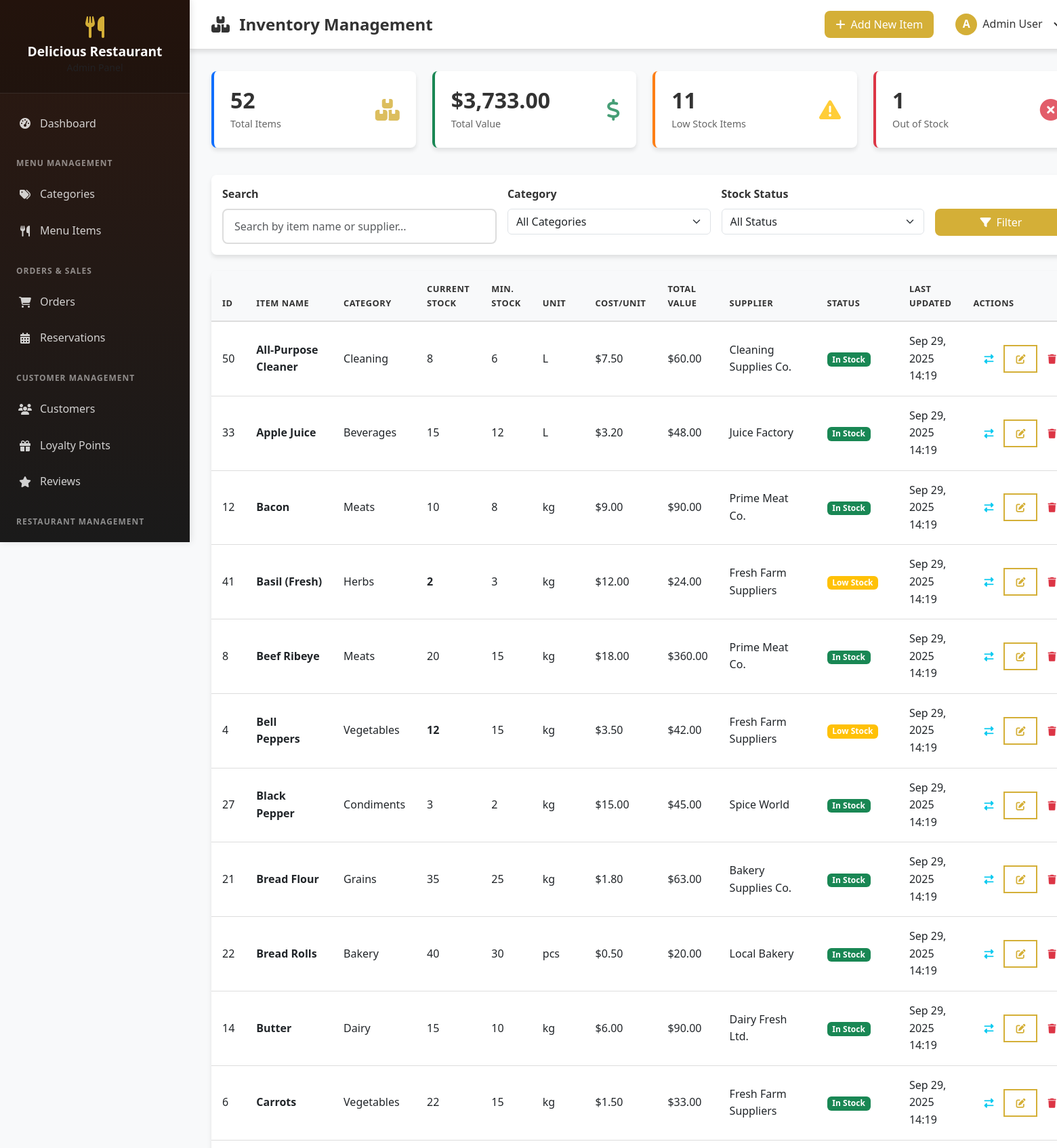
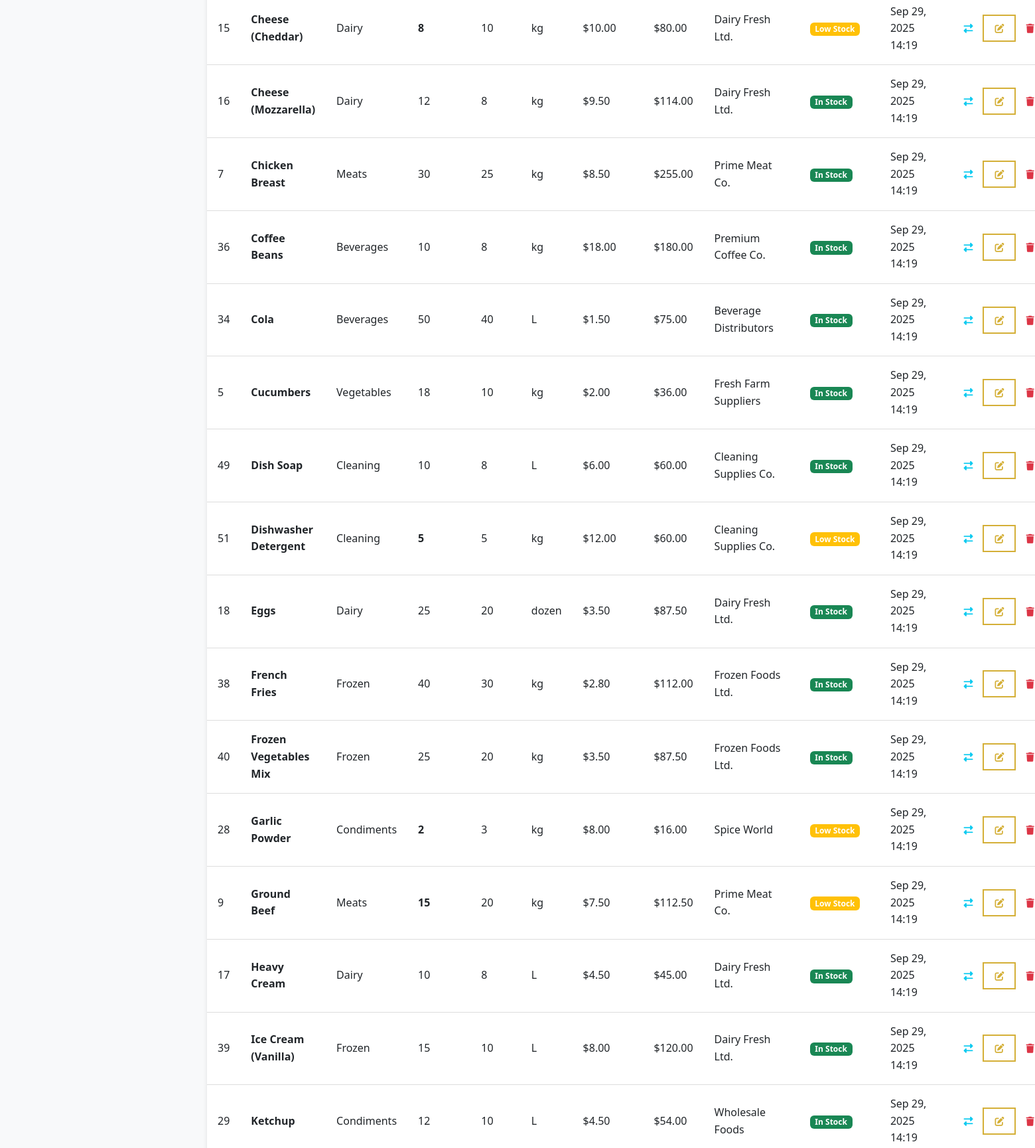
The page /admin/inventory.php (signed in, upper part) on the database its author committed (2 pictures, top to bottom).
### tables this page shows
CREATE TABLE inventory (
    id INT PRIMARY KEY AUTO_INCREMENT,
    item_name VARCHAR(100) NOT NULL,
    category VARCHAR(50),
    current_stock INT NOT NULL DEFAULT 0,
    minimum_stock INT NOT NULL DEFAULT 10,
    unit VARCHAR(20) NOT NULL,  
    cost_per_unit DECIMAL(10,2),
    supplier VARCHAR(100),
    last_updated TIMESTAMP DEFAULT CURRENT_TIMESTAMP ON UPDATE CURRENT_TIMESTAMP
);

### includes/config.php (called while the page is built, shortened)
<?php
function formatPrice($price) {
    return '$' . number_format((float)$price, 2);
}
function formatDateTime($datetime) {
    return date('M d, Y H:i', strtotime($datetime));
}
?>

### admin/inventory.php (the view, shortened to what this page needs)
<?php
require_once '../includes/config.php';
$conn = getDBConnection();
$search = $_GET['search'] ?? '';
$query = "SELECT * FROM inventory WHERE 1=1";
$params = [];
$query .= " ORDER BY item_name ASC";
$stmt = $conn->prepare($query);
$stmt->execute($params);
$inventory_items = $stmt->fetchAll();
$total_items_stmt = $conn->query("SELECT COUNT(*) as total FROM inventory");
$total_items = $total_items_stmt->fetch()['total'];
$low_stock_stmt = $conn->query("SELECT COUNT(*) as total FROM inventory WHERE current_stock <= minimum_stock");
$low_stock_count = $low_stock_stmt->fetch()['total'];
$out_of_stock_stmt = $conn->query("SELECT COUNT(*) as total FROM inventory WHERE current_stock = 0");
$out_of_stock_count = $out_of_stock_stmt->fetch()['total'];
$total_value_stmt = $conn->query("SELECT SUM(current_stock * cost_per_unit) as total FROM inventory");
$total_value = $total_value_stmt->fetch()['total'] ?? 0;
?>
<!DOCTYPE html>
<html lang="en">
<head>
    <link href="https://cdn.jsdelivr.net/npm/bootstrap@5.3.0/dist/css/bootstrap.min.css" rel="stylesheet">
    <link href="https://cdnjs.cloudflare.com/ajax/libs/font-awesome/6.4.0/css/all.min.css" rel="stylesheet">
    <link href="../assets/css/admin.css" rel="stylesheet">
</head>
<body>
    <?php
    $header_actions = '
        <button class="btn btn-primary" data-bs-toggle="modal" data-bs-target="#addItemModal">
            <i class="fas fa-plus me-2"></i>Add New Item
        </button>';
    ?>
    <div class="admin-wrapper">
        <?php include 'includes/sidebar.php'; ?>
        <div class="admin-content">
            <?php include 'includes/header.php'; ?>
            <main class="main-content">
                <div class="row mb-4">
                    <div class="col-lg-3 col-md-6 mb-3">
                        <div class="stats-card inventory-card" style="border-left-color: #0d6efd;">
                            <div class="d-flex justify-content-between align-items-center">
                                <div>
                                    <h3 class="stats-number mb-1"><?php echo $total_items; ?></h3>
                                    <p class="stats-label mb-0">Total Items</p>
                                </div>
                                <i class="fas fa-boxes stat-icon text-primary"></i>
                            </div>
                        </div>
                    </div>
                    <div class="col-lg-3 col-md-6 mb-3">
                        <div class="stats-card inventory-card" style="border-left-color: #198754;">
                            <div class="d-flex justify-content-between align-items-center">
                                <div>
                                    <h3 class="stats-number mb-1"><?php echo formatPrice($total_value); ?></h3>
                                    <p class="stats-label mb-0">Total Value</p>
                                </div>
                                <i class="fas fa-dollar-sign stat-icon text-success"></i>
                            </div>
                        </div>
                    </div>
                    <div class="col-lg-3 col-md-6 mb-3">
                        <div class="stats-card inventory-card" style="border-left-color: #fd7e14;">
                            <div class="d-flex justify-content-between align-items-center">
                                <div>
                                    <h3 class="stats-number mb-1"><?php echo $low_stock_count; ?></h3>
                                    <p class="stats-label mb-0">Low Stock Items</p>
                                </div>
                                <i class="fas fa-exclamation-triangle stat-icon text-warning"></i>
                            </div>
                        </div>
                    </div>
                    <div class="col-lg-3 col-md-6 mb-3">
                        <div class="stats-card inventory-card" style="border-left-color: #dc3545;">
                            <div class="d-flex justify-content-between align-items-center">
                                <div>
                                    <h3 class="stats-number mb-1"><?php echo $out_of_stock_count; ?></h3>
                                    <p class="stats-label mb-0">Out of Stock</p>
                                </div>
                                <i class="fas fa-times-circle stat-icon text-danger"></i>
                            </div>
                        </div>
                    </div>
                </div>
                <div class="data-table mb-4">
                    <div class="p-3">
                        <form method="GET" class="row g-3">
                            <div class="col-md-4">
                                <label class="form-label">Search</label>
                                <input type="text" name="search" class="form-control"
                                       placeholder="Search by item name or supplier..."
                                       value="<?php echo htmlspecialchars($search); ?>">
                            </div>
                            <div class="col-md-3">
                                <label class="form-label">Category</label>
                                <select name="category" class="form-select">
                                    <option value="">All Categories</option>
                                </select>
                            </div>
                            <div class="col-md-3">
                                <label class="form-label">Stock Status</label>
                                <select name="stock_status" class="form-select">
                                    <option value="">All Status</option>
                                </select>
                            </div>
                            <div class="col-md-2">
                                <label class="form-label">&nbsp;</label>
                                <button type="submit" class="btn btn-primary w-100">
                                    <i class="fas fa-filter me-2"></i>Filter
                                </button>
                            </div>
                        </form>
                    </div>
                </div>
                <div class="data-table">
                    <div class="table-responsive">
                        <table class="table table-hover mb-0">
                            <thead>
                                <tr>
                                    <th>ID</th>
                                    <th>Item Name</th>
                                    <th>Category</th>
                                    <th>Current Stock</th>
                                    <th>Min. Stock</th>
                                    <th>Unit</th>
                                    <th>Cost/Unit</th>
                                    <th>Total Value</th>
                                    <th>Supplier</th>
                                    <th>Status</th>
                                    <th>Last Updated</th>
                                    <th>Actions</th>
                                </tr>
                            </thead>
                            <tbody>
                                <?php if (!empty($inventory_items)): ?>
                                    <?php foreach ($inventory_items as $item): ?>
                                        <?php
                                        $stock_class = '';
                                        $status_badge = '';
                                        if ($item['current_stock'] == 0) {
                                            $stock_class = 'stock-critical';
                                            $status_badge = '<span class="badge bg-danger">Out of Stock</span>';
                                        } elseif ($item['current_stock'] <= $item['minimum_stock']) {
                                            $stock_class = 'stock-low';
                                            $status_badge = '<span class="badge bg-warning">Low Stock</span>';
                                        } else {
                                            $stock_class = 'stock-good';
                                            $status_badge = '<span class="badge bg-success">In Stock</span>';
                                        }
                                        $total_value = $item['current_stock'] * $item['cost_per_unit'];
                                        ?>
                                        <tr>
                                            <td><?php echo $item['id']; ?></td>
                                            <td><strong><?php echo htmlspecialchars($item['item_name']); ?></strong></td>
                                            <td><?php echo htmlspecialchars($item['category'] ?? 'N/A'); ?></td>
                                            <td class="<?php echo $stock_class; ?>">
                                                <?php echo $item['current_stock']; ?>
                                            </td>
                                            <td><?php echo $item['minimum_stock']; ?></td>
                                            <td><?php echo htmlspecialchars($item['unit']); ?></td>
                                            <td><?php echo formatPrice($item['cost_per_unit']); ?></td>
                                            <td><?php echo formatPrice($total_value); ?></td>
                                            <td><?php echo htmlspecialchars($item['supplier'] ?? 'N/A'); ?></td>
                                            <td><?php echo $status_badge; ?></td>
                                            <td><?php echo formatDateTime($item['last_updated']); ?></td>
                                            <td>
                                                <div class="btn-group btn-group-sm">
                                                    <button class="btn btn-outline-info"
                                                            onclick="openAdjustModal(<?php echo htmlspecialchars(json_encode($item)); ?>)"
                                                            title="Adjust Stock">
                                                        <i class="fas fa-exchange-alt"></i>
                                                    </button>
                                                    <button class="btn btn-outline-primary"
                                                            onclick="openEditModal(<?php echo htmlspecialchars(json_encode($item)); ?>)"
                                                            title="Edit">
                                                        <i class="fas fa-edit"></i>
                                                    </button>
                                                    <button class="btn btn-outline-danger"
                                                            onclick="deleteItem(<?php echo $item['id']; ?>)"
                                                            title="Delete">
                                                        <i class="fas fa-trash"></i>
                                                    </button>
                                                </div>
                                            </td>
                                        </tr>
                                    <?php endforeach; ?>
                                <?php endif; ?>
                            </tbody>
                        </table>
                    </div>
                </div>
            </main>
        </div>
    </div>
</body>
</html>

### assets/css/admin.css (style rules this page uses)
:root { --primary-color: #d4af37; --primary-dark: #b8941f; --secondary-color: #2c1810; --background-dark: #1a1a1a; --background-light: #f8f9fa; --text-dark: #333; --text-light: #666; --text-white: #fff; --border-color: #ddd; --success-color: #28a745; --warning-color: #ffc107; --danger-color: #dc3545; --info-color: #17a2b8; --shadow: 0 4px 6px rgba(0, 0, 0, 0.1); --shadow-hover: 0 8px 15px rgba(0, 0, 0, 0.2); --border-radius: 8px; --transition: all 0.3s ease; }
* { margin: 0; padding: 0; box-sizing: border-box; }
body { font-family: 'Segoe UI', Tahoma, Geneva, Verdana, sans-serif; background-color: var(--background-light); color: var(--text-dark); line-height: 1.6; }
.form-label { color: var(--text-dark); font-weight: 600; margin-bottom: 0.5rem; }
.form-control { border: 2px solid var(--border-color); border-radius: var(--border-radius); padding: 0.75rem 1rem; transition: var(--transition); font-size: 1rem; }
.admin-wrapper { display: flex; min-height: 100vh; }
.admin-content { flex: 1; margin-left: 280px; background: var(--background-light); min-height: 100vh; }
.main-content { padding: 2rem; }
.stats-card { background: var(--text-white); border-radius: var(--border-radius); padding: 1.5rem; box-shadow: var(--shadow); transition: var(--transition); border-left: 4px solid var(--primary-color); height: 100%; }
.stats-number { font-size: 2rem; font-weight: bold; color: var(--text-dark); margin: 0; }
.stats-label { color: var(--text-light); margin: 0; font-size: 0.9rem; }
.data-table { background: var(--text-white); border-radius: var(--border-radius); overflow: hidden; box-shadow: var(--shadow); margin-top: 1.5rem; }
.table { margin: 0; }
.table thead th { background: var(--background-light); border-bottom: 2px solid var(--border-color); font-weight: 600; color: var(--text-dark); padding: 1rem; text-transform: uppercase; font-size: 0.8rem; letter-spacing: 0.5px; }
.table tbody tr { transition: var(--transition); }
.table td { padding: 1rem; vertical-align: middle; border-bottom: 1px solid var(--border-color); }
.btn { border-radius: var(--border-radius); font-weight: 500; padding: 0.5rem 1rem; transition: var(--transition); border: none; cursor: pointer; }
.btn-primary { background: var(--primary-color); color: white; }
.btn-outline-primary { border: 2px solid var(--primary-color); color: var(--primary-color); background: transparent; }
.text-primary { color: var(--primary-color) !important; }

### admin/inventory.php (style rules this page uses)
.stock-low { color: #fd7e14; font-weight: bold; }
.stock-good { color: #28a745; }
.inventory-card { border-left: 4px solid; transition: transform 0.2s; }
.stat-icon { font-size: 2rem; opacity: 0.8; }

### rows shown on the page
inventory: id "50", item_name "All-Purpose Cleaner", category "Cleaning", current_stock "8", minimum_stock "6", unit "L", cost_per_unit "$7.50", formatPrice($total_value) "$60.00", supplier "Cleaning Supplies Co.", shows "In Stock", last_updated "Sep 29, 2025 14:19"
inventory: id "33", item_name "Apple Juice", category "Beverages", current_stock "15", minimum_stock "12", unit "L", cost_per_unit "$3.20", formatPrice($total_value) "$48.00", supplier "Juice Factory", shows "In Stock", last_updated "Sep 29, 2025 14:19"
inventory: id "12", item_name "Bacon", category "Meats", current_stock "10", minimum_stock "8", unit "kg", cost_per_unit "$9.00", formatPrice($total_value) "$90.00", supplier "Prime Meat Co.", shows "In Stock", last_updated "Sep 29, 2025 14:19"
inventory: id "41", item_name "Basil (Fresh)", category "Herbs", current_stock "2", minimum_stock "3", unit "kg", cost_per_unit "$12.00", formatPrice($total_value) "$24.00", supplier "Fresh Farm Suppliers", shows "Low Stock", last_updated "Sep 29, 2025 14:19"
inventory: id "8", item_name "Beef Ribeye", category "Meats", current_stock "20", minimum_stock "15", unit "kg", cost_per_unit "$18.00", formatPrice($total_value) "$360.00", supplier "Prime Meat Co.", shows "In Stock", last_updated "Sep 29, 2025 14:19"
inventory: id "4", item_name "Bell Peppers", category "Vegetables", current_stock "12", minimum_stock "15", unit "kg", cost_per_unit "$3.50", formatPrice($total_value) "$42.00", supplier "Fresh Farm Suppliers", shows "Low Stock", last_updated "Sep 29, 2025 14:19"
inventory: id "27", item_name "Black Pepper", category "Condiments", current_stock "3", minimum_stock "2", unit "kg", cost_per_unit "$15.00", formatPrice($total_value) "$45.00", supplier "Spice World", shows "In Stock", last_updated "Sep 29, 2025 14:19"
inventory: id "21", item_name "Bread Flour", category "Grains", current_stock "35", minimum_stock "25", unit "kg", cost_per_unit "$1.80", formatPrice($total_value) "$63.00", supplier "Bakery Supplies Co.", shows "In Stock", last_updated "Sep 29, 2025 14:19"
inventory: id "22", item_name "Bread Rolls", category "Bakery", current_stock "40", minimum_stock "30", unit "pcs", cost_per_unit "$0.50", formatPrice($total_value) "$20.00", supplier "Local Bakery", shows "In Stock", last_updated "Sep 29, 2025 14:19"
inventory: id "14", item_name "Butter", category "Dairy", current_stock "15", minimum_stock "10", unit "kg", cost_per_unit "$6.00", formatPrice($total_value) "$90.00", supplier "Dairy Fresh Ltd.", shows "In Stock", last_updated "Sep 29, 2025 14:19"
inventory: id "6", item_name "Carrots", category "Vegetables", current_stock "22", minimum_stock "15", unit "kg", cost_per_unit "$1.50", formatPrice($total_value) "$33.00", supplier "Fresh Farm Suppliers", shows "In Stock", last_updated "Sep 29, 2025 14:19"
inventory: id "15", item_name "Cheese (Cheddar)", category "Dairy", current_stock "8", minimum_stock "10", unit "kg", cost_per_unit "$10.00", formatPrice($total_value) "$80.00", supplier "Dairy Fresh Ltd.", shows "Low Stock", last_updated "Sep 29, 2025 14:19"
inventory: id "16", item_name "Cheese (Mozzarella)", category "Dairy", current_stock "12", minimum_stock "8", unit "kg", cost_per_unit "$9.50", formatPrice($total_value) "$114.00", supplier "Dairy Fresh Ltd.", shows "In Stock", last_updated "Sep 29, 2025 14:19"
inventory: id "7", item_name "Chicken Breast", category "Meats", current_stock "30", minimum_stock "25", unit "kg", cost_per_unit "$8.50", formatPrice($total_value) "$255.00", supplier "Prime Meat Co.", shows "In Stock", last_updated "Sep 29, 2025 14:19"
inventory: id "36", item_name "Coffee Beans", category "Beverages", current_stock "10", minimum_stock "8", unit "kg", cost_per_unit "$18.00", formatPrice($total_value) "$180.00", supplier "Premium Coffee Co.", shows "In Stock", last_updated "Sep 29, 2025 14:19"
inventory: id "34", item_name "Cola", category "Beverages", current_stock "50", minimum_stock "40", unit "L", cost_per_unit "$1.50", formatPrice($total_value) "$75.00", supplier "Beverage Distributors", shows "In Stock", last_updated "Sep 29, 2025 14:19"
inventory: id "5", item_name "Cucumbers", category "Vegetables", current_stock "18", minimum_stock "10", unit "kg", cost_per_unit "$2.00", formatPrice($total_value) "$36.00", supplier "Fresh Farm Suppliers", shows "In Stock", last_updated "Sep 29, 2025 14:19"
inventory: id "49", item_name "Dish Soap", category "Cleaning", current_stock "10", minimum_stock "8", unit "L", cost_per_unit "$6.00", formatPrice($total_value) "$60.00", supplier "Cleaning Supplies Co.", shows "In Stock", last_updated "Sep 29, 2025 14:19"
inventory: id "51", item_name "Dishwasher Detergent", category "Cleaning", current_stock "5", minimum_stock "5", unit "kg", cost_per_unit "$12.00", formatPrice($total_value) "$60.00", supplier "Cleaning Supplies Co.", shows "Low Stock", last_updated "Sep 29, 2025 14:19"
inventory: id "18", item_name "Eggs", category "Dairy", current_stock "25", minimum_stock "20", unit "dozen", cost_per_unit "$3.50", formatPrice($total_value) "$87.50", supplier "Dairy Fresh Ltd.", shows "In Stock", last_updated "Sep 29, 2025 14:19"
inventory: id "38", item_name "French Fries", category "Frozen", current_stock "40", minimum_stock "30", unit "kg", cost_per_unit "$2.80", formatPrice($total_value) "$112.00", supplier "Frozen Foods Ltd.", shows "In Stock", last_updated "Sep 29, 2025 14:19"
inventory: id "40", item_name "Frozen Vegetables Mix", category "Frozen", current_stock "25", minimum_stock "20", unit "kg", cost_per_unit "$3.50", formatPrice($total_value) "$87.50", supplier "Frozen Foods Ltd.", shows "In Stock", last_updated "Sep 29, 2025 14:19"
inventory: id "28", item_name "Garlic Powder", category "Condiments", current_stock "2", minimum_stock "3", unit "kg", cost_per_unit "$8.00", formatPrice($total_value) "$16.00", supplier "Spice World", shows "Low Stock", last_updated "Sep 29, 2025 14:19"
inventory: id "9", item_name "Ground Beef", category "Meats", current_stock "15", minimum_stock "20", unit "kg", cost_per_unit "$7.50", formatPrice($total_value) "$112.50", supplier "Prime Meat Co.", shows "Low Stock", last_updated "Sep 29, 2025 14:19"
inventory: id "17", item_name "Heavy Cream", category "Dairy", current_stock "10", minimum_stock "8", unit "L", cost_per_unit "$4.50", formatPrice($total_value) "$45.00", supplier "Dairy Fresh Ltd.", shows "In Stock", last_updated "Sep 29, 2025 14:19"
inventory: id "39", item_name "Ice Cream (Vanilla)", category "Frozen", current_stock "15", minimum_stock "10", unit "L", cost_per_unit "$8.00", formatPrice($total_value) "$120.00", supplier "Dairy Fresh Ltd.", shows "In Stock", last_updated "Sep 29, 2025 14:19"
inventory: id "29", item_name "Ketchup", category "Condiments", current_stock "12", minimum_stock "10", unit "L", cost_per_unit "$4.50", formatPrice($total_value) "$54.00", supplier "Wholesale Foods", shows "In Stock", last_updated "Sep 29, 2025 14:19"

### other values the page prints
$page_title "Inventory Management"
substr($_SESSION['admin_name'], 0, 1) "A"
$_SESSION['admin_name'] "Admin User"
$total_items "52"
formatPrice($total_value) "$3,733.00"
$low_stock_count "11"
$out_of_stock_count "1"
